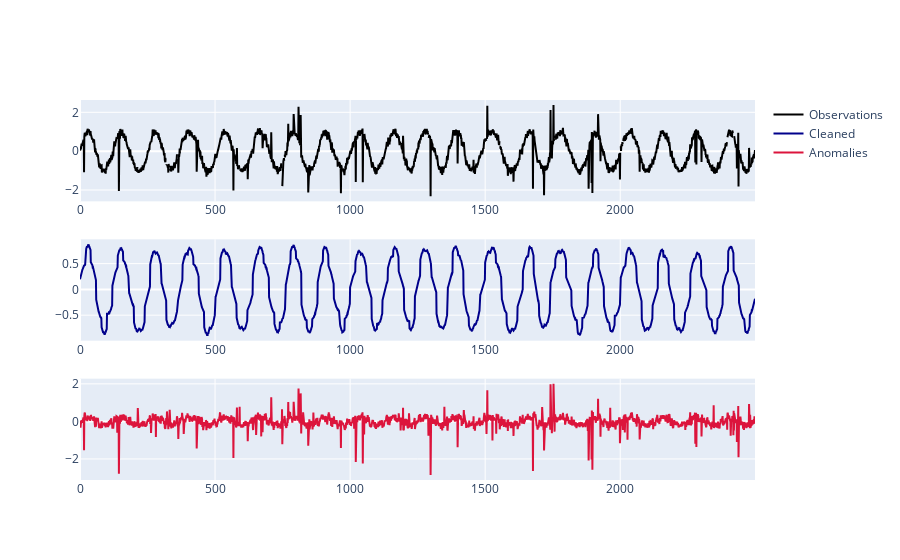

The code cell stored with this chart in its notebook:
### Markdown cell above
**noisy RPCA**

### Code cell
%%time

nrpca = NoisyRPCA(signal=samples.tolist(), period=20, tau=3, lam=2.4)
D, X, A = nrpca.compute_noisy_rpca()
drawing.plot_matrices([D, X, A])
s1, s2, s3 = nrpca.resultRPCA_to_signal()
drawing.plot_signal([s1, s2, s3])

### Figure 1 — Plotly figure (JSON) as saved in the notebook; plotly's stock layout.template omitted (floating-point values rounded to 4 significant figures; data arrays with more than 128 entries replaced by an {"elided": "..."} marker saying what was removed)
{"data": [{"line": {"color": "black"}, "name": "Observations", "type": "scatter", "x": {"elided": "2500 int values"}, "xaxis": "x", "y": {"elided": "2500 float values"}, "yaxis": "y"}, {"line": {"color": "darkblue"}, "name": "Cleaned", "type": "scatter", "x": {"elided": "2500 int values"}, "xaxis": "x2", "y": {"elided": "2500 float values"}, "yaxis": "y2"}, {"line": {"color": "crimson"}, "name": "Anomalies", "type": "scatter", "x": {"elided": "2500 int values"}, "xaxis": "x3", "y": {"elided": "2500 float values"}, "yaxis": "y3"}], "layout": {"xaxis": {"anchor": "y", "domain": [0, 1]}, "xaxis2": {"anchor": "y2", "domain": [0, 1]}, "xaxis3": {"anchor": "y3", "domain": [0, 1]}, "yaxis": {"anchor": "x", "domain": [0.7333, 1]}, "yaxis2": {"anchor": "x2", "domain": [0.3667, 0.6333]}, "yaxis3": {"anchor": "x3", "domain": [0, 0.2667]}}}
